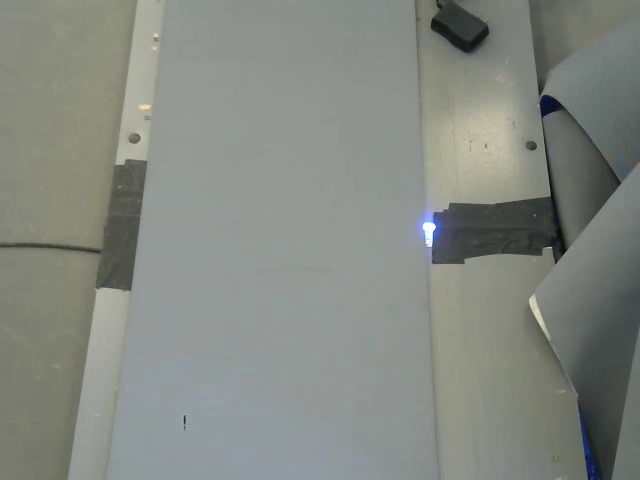
#> input picture frame 2 of Belt-system-final/belt.mp4, 640 x 480 px, given in place of the camera
$ python defects.py
#> lines starting #> are read from the running program, lines starting #| are printed output that depends on the picture; after the words box and inside, x2 and y2 are one past the last pixel; in counts of white or black regions, pixels touching at a corner belong together
import cv2
import numpy as np
import os
import time

# Part 1: Taking the video
def calc_cycle_length(speed, length):
    return length/speed * 5280 / 3600

if __name__ == "__main__":
    speed = float(input("Enter the speed of the belt in mph: "))
#> the answer given: 3
    length = float(input("Enter the length of the belt in feet: "))
#> the answer given: 3

    cycle_length = calc_cycle_length(speed, length)
    print("The cycle length is", cycle_length, "seconds")

    cap = cv2.VideoCapture(0)

    fourcc = cv2.VideoWriter_fourcc(*'mp4v')
    out = cv2.VideoWriter('belt.mp4',fourcc, 20.0, (640,480))

    recording_time = cycle_length
    start_time = time.time()
    while(cap.isOpened() and time.time() - start_time < recording_time):
        ret, frame = cap.read()
#> frame is the input picture: shape (480, 640, 3); mean B, G, R 129.7, 136.3, 132.1
        if ret==True:
            out.write(frame)

            cv2.imshow('frame',frame)
            if cv2.waitKey(1) & 0xFF == ord('q'):
#> (key q is pressed here)
                break
        else:
            break

    cap.release()
    out.release()
    cv2.destroyAllWindows()

# Part 2: Extracting frames from the video
cap = cv2.VideoCapture('belt.mp4')

# Get the number of frames
total_frames = int(cap.get(cv2.CAP_PROP_FRAME_COUNT))

# Limit the number of frames to 300
total_frames = min(total_frames, 300)

# Create a folder to store the extracted frames
if not os.path.exists('Frame'):
    os.makedirs('Frame')

# Extract each frame and save it as an image
for frame_num in range(total_frames):
    ret, frame = cap.read()
    if ret:
        cv2.imwrite(f'Frame/frame_{frame_num}.jpg', frame)
    else:
        break
cap.release()

# Part 3: Processing the frames
for frame_num in range(total_frames):
    # Read the image
    img = cv2.imread(f'Frame/frame_{frame_num}.jpg')

    # Step 1: Smoothing filter to reduce noise
    img = cv2.GaussianBlur(img, (5, 5), 0)

    # Step 2: Thresholding filter to separate the background from the belt surface
    gray = cv2.cvtColor(img, cv2.COLOR_BGR2GRAY)
    _, thresh = cv2.threshold(gray, 10, 255, cv2.THRESH_BINARY_INV)
#> thresh: shape (480, 640); every value is 0

    # Step 3: Segmentation tool to segment the conveyor belt surface into positive and negative depths
    contours, _ = cv2.findContours(thresh, cv2.RETR_TREE, cv2.CHAIN_APPROX_SIMPLE)
#> contours = []
    areas = [cv2.contourArea(cnt) for cnt in contours]
#> areas = []
    if len(areas) > 1:
        max_idx = np.argmax(areas)
        cnt = contours[max_idx]
        mask = np.zeros_like(gray)
        cv2.drawContours(mask, [cnt], 0, 255, -1)
        positive_depth = cv2.bitwise_and(gray, gray, mask=mask)
        negative_depth = cv2.bitwise_and(gray, gray, mask=~mask)
    else:
        positive_depth = gray
        negative_depth = np.zeros_like(gray)

    # Step 4: Morphology filter to increase contrast between the two components
    kernel = np.ones((5,5), np.uint8)
    positive_depth = cv2.morphologyEx(positive_depth, cv2.MORPH_OPEN, kernel)
    negative_depth = cv2.morphologyEx(negative_depth, cv2.MORPH_OPEN, kernel)

    # Step 5: Edge detection filter to outline the positive and negative depths
    positive_depth_edges = cv2.Canny(positive_depth, 100, 200)
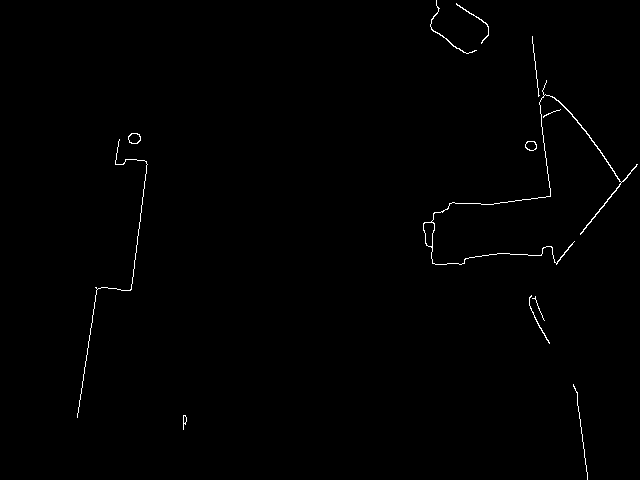
#> positive_depth_edges: shape (480, 640); 0.57% white in thin lines or dots, all inside (x1, y1, x2, y2) = (77, 0, 638, 480)
    negative_depth_edges = cv2.Canny(negative_depth, 100, 200)

    # Step 6: Pixel intensity tool to measure the depths
    positive_depth_intensity = np.mean(positive_depth[positive_depth_edges != 0])
#> positive_depth_intensity = 105.4
    negative_depth_intensity = np.mean(negative_depth[negative_depth_edges != 0])
#> negative_depth_intensity = nan

    # Step 7: Output the results
    print(f"Frame {frame_num}: Positive depth = {positive_depth_intensity:.2f}, Negative depth = {negative_depth_intensity:.2f}")
#| Frame 0: Positive depth = 105.40, Negative depth = nan
#> (the run stopped early here; a loop or call above may not have finished)
